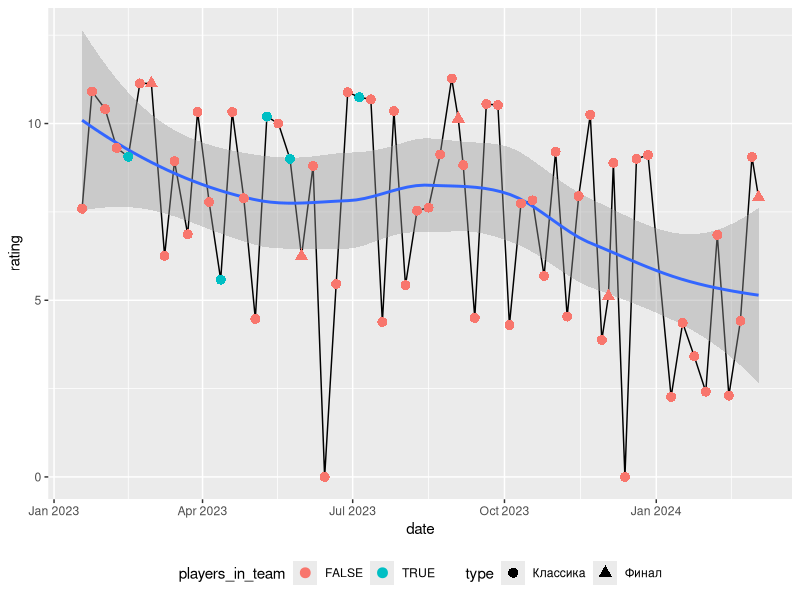

This chart was generated by the following R code:
library(ggplot2)
library(stringr)

#Считываем файлы
players <- read.csv('kp_players.csv', header = T, sep = ';')
games <- read.csv('kp_games.csv', header = T, sep = ';')

#Тип даты преобразуем в дату
games$date <- as.Date(games$date, format = "%d.%m.%y")
#Тип очков преобразуем в число
games$points <- as.numeric(str_replace(games$points, ',', '.'))

#Рассчитываем сложность каждой игры
games$points_1p <- as.numeric(str_replace(games$points_1p, ',', '.'))
games$points_2p <- as.numeric(str_replace(games$points_2p, ',', '.'))
games$points_3p <- as.numeric(str_replace(games$points_3p, ',', '.'))
games$difficulty <- (3*games$points_max)/(games$points_1p + games$points_2p + games$points_3p)

#Тип игр преобразуем в фактор
games$type <- factor(games$type, labels = c('Классика', 'Финал'))

#Баллы и сложность преобразуем в рейтинг
games$rating <- ifelse(11 - games$place > 0, 11 - games$place, 0)
games$rating <- games$rating * (games$points / games$points_max) * games$difficulty

#Составы команд преобразуем в вектор
games$team <- lapply(strsplit(games$team, ','), function(x) as.integer(x))

#средний рейтинг команды среди игр каждого игрока
for (player in players$id) {
  players$games_number[player] <- length(games$date[unlist(lapply(games$team, function(x) player %in% x))])
  players$mean_rating[player] <- mean(games$rating[unlist(lapply(games$team, function(x) player %in% x))])
  players$mean_points[player] <- mean(games$points[unlist(lapply(games$team, function(x) player %in% x))])
}

veterans <- players[players$games_number >= 10 , ]

#Игры, где играли игроки с players_id
players_id <- c(8,13)
players_in_team <- unlist(lapply(games$team, function(x) all(players_id %in% x)))
##ТЕСТ
unlist(lapply(games$team, function(x) all(players_id %in% x)))
mean(games$rating[players_in_team])

#Тенденция игр
ggplot(games, aes(x = date, y = rating))+
  geom_line()+
  geom_smooth()+
  geom_point(size = 3, aes(col = players_in_team, shape = type))+
  theme(legend.position = 'bottom')

##Расчет лучших пар
m_size <- length(veterans$id)
veterans_rating <- matrix(NA, nrow = m_size, ncol = m_size, dimnames = list(veterans$id, veterans$id))

for (i in 1:m_size) {
  for (j in 1:m_size) {
    if (i != j) {
      played_games <- unlist(lapply(games$team, function(x) all(c(i, j) %in% x)))
      if (any(played_games) > 0) {
        pair_rating <- mean(games$rating[played_games])
        veterans_rating[i,j] <- pair_rating
      }
    }
  }
}

#Прогноз на игру
team <- c(1, 3, 6, 7, 8, 11, 21, 26)
team_mean_rating <- mean(players$mean_rating[players$id %in% team])
team_mean_points <- mean(players$mean_points[players$id %in% team])
mean(games$points_max) / mean(games$difficulty)

